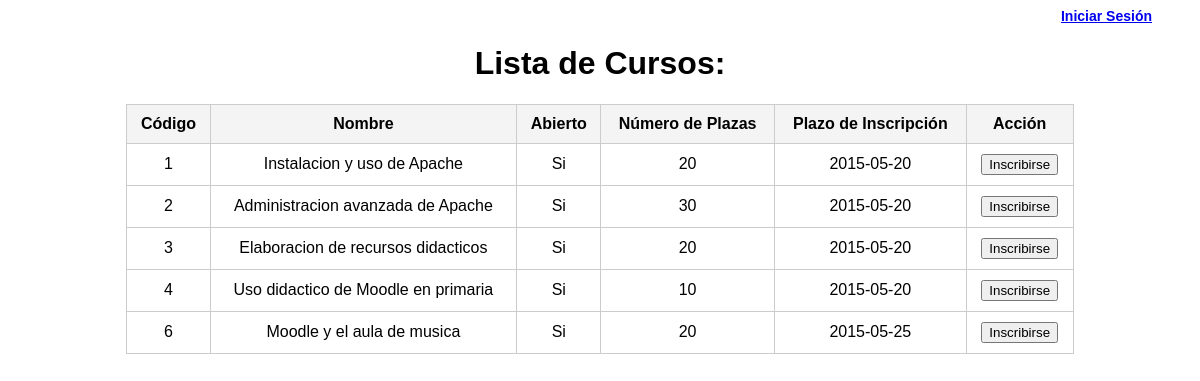
The page / on the database its author committed.
### tables this page shows
CREATE TABLE IF NOT EXISTS cursos (
  codigo smallint(6) NOT NULL default 0,
  nombre varchar(50) NOT NULL default '',
  abierto boolean NOT NULL default true,
  numeroplazas smallint(2) not null default 20,
  plazoinscripcion date not null,
  PRIMARY KEY  (codigo)
);

### index.php (the view, shortened to what this page needs)
<?php
$esAdmin = false;
if (isset($_SESSION['is_admin']) && $_SESSION['is_admin'] === 'admin') {
    echo "<h2 style='text-align:right; font-size: 14px; padding-right: 40px;'>Bienvenido Administrador | <a href='cerrarSesion.php'>Cerrar sesión</a></h2>";
    $esAdmin = true;
} else {
    echo "<h2 style='text-align:right; font-size: 14px; padding-right: 40px;'><a href='InicioSesion.php'>Iniciar Sesión</a></h2>";
    $esAdmin = false;
}
echo "<h1 style='text-align:center;'>Lista de Cursos:</h1>";
$conexion = conectar();
$cursos = sacarCursos($conexion);
mostrarCursos($cursos, $esAdmin);
function conectar()
{
    try {
        $con = new PDO('mysql:host=127.0.0.1;dbname=cursoscp', 'daw', '1234');
        $con->setAttribute(PDO::ATTR_ERRMODE, PDO::ERRMODE_EXCEPTION);
        return $con;
    } catch (PDOException $e) {
        echo "Error: " . $e->getMessage();
    }
}
function sacarCursos($con)
{
    $consultaCursos = $con->query("SELECT * FROM cursos WHERE abierto = 1");
    return $consultaCursos->fetchAll(PDO::FETCH_ASSOC);
}
function mostrarCursos($cursos, $admin)
{
    $inscripcion = isset($_SESSION['solicitante']) && $_SESSION['solicitante'] === 'true';
    echo "<link rel='stylesheet' href='styles.css'>";
    echo "<table border='1' align='center'>";
    echo "<thead>";
    echo "<tr>";
    echo "<th>Código</th>";
    echo "<th>Nombre</th>";
    echo "<th>Abierto</th>";
    echo "<th>Número de Plazas</th>";
    echo "<th>Plazo de Inscripción</th>";
    if (!$admin) {
        echo "<th>Acción</th>";
    }
    echo "</tr>";
    echo "</thead>";
    if ($cursos) {
        foreach ($cursos as $curso) {
            echo "<tr>";
            echo "<td>" . ($curso['codigo']) . "</td>";
            echo "<td>" . ($curso['nombre']) . "</td>";
            if ($curso['abierto'] == 1) {
                echo "<td>Si</td>";
            } else {
                echo "<td>No</td>";
            }
            echo "<td>" . ($curso['numeroplazas']) . "</td>";
            echo "<td>" . ($curso['plazoinscripcion']) . "</td>";
            if (!$admin) {
                if ($inscripcion) {
                    echo "<td><a href='Inscripcion.php?curso=" . ($curso['codigo']) . "'><button>Inscribirse</button></a></td>";
                } else {
                    echo "<td><a href='registro.php'><button>Inscribirse</button></a></td>";
                }
            }
            echo "</tr>";
        }
    } else {
        echo "<tr><td colspan='6'>No hay cursos disponibles</td></tr>";
    }
    echo "</table>";
}

### styles.css (style rules this page uses)
table { width: 80%; margin: 20px auto; border-collapse: collapse; }
th, td { border: 1px solid #ccc; padding: 10px; text-align: center; }
th { background-color: #f4f4f4; }

### rows shown on the page
cursos: codigo "1", nombre "Instalacion y uso de Apache", abierto "Si", numeroplazas "20", plazoinscripcion "2015-05-20"
cursos: codigo "2", nombre "Administracion avanzada de Apache", abierto "Si", numeroplazas "30", plazoinscripcion "2015-05-20"
cursos: codigo "3", nombre "Elaboracion de recursos didacticos", abierto "Si", numeroplazas "20", plazoinscripcion "2015-05-20"
cursos: codigo "4", nombre "Uso didactico de Moodle en primaria", abierto "Si", numeroplazas "10", plazoinscripcion "2015-05-20"
cursos: codigo "6", nombre "Moodle y el aula de musica", abierto "Si", numeroplazas "20", plazoinscripcion "2015-05-25"
